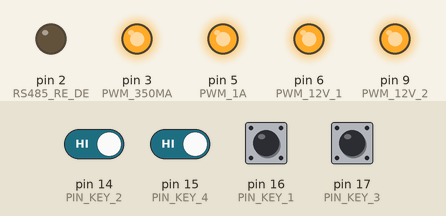
Simulated run of this sketch. Board: Arduino Uno, built with avr-gcc and run on an emulated ATmega328P. Parts: output pins drawn as LEDs (lit = HIGH). The inputs (shaded band) are chosen by the test bench; at power-on: pin 14 (PIN_KEY_2), pin 15 (PIN_KEY_4), pin 16 (PIN_KEY_1), pin 17 (PIN_KEY_3) HIGH. What the sketch prints to the serial monitor is not drawn.

Above: at 1.2 s.
1.3 s: pin 14 (PIN_KEY_2) driven LOW and pin 15 (PIN_KEY_4) driven LOW
4.3 s: pin 16 (PIN_KEY_1) pulled LOW for 0.15 s
7.3 s: pin 17 (PIN_KEY_3) pulled LOW for 0.15 s
10.4 s: pin 14 (PIN_KEY_2) driven HIGH
13.4 s: pin 16 (PIN_KEY_1) pulled LOW for 1 s
16.4 s: pin 14 (PIN_KEY_2) driven LOW
Timing chart, 0 to 19.4 s (numbered marks = the images above; inputs shaded):
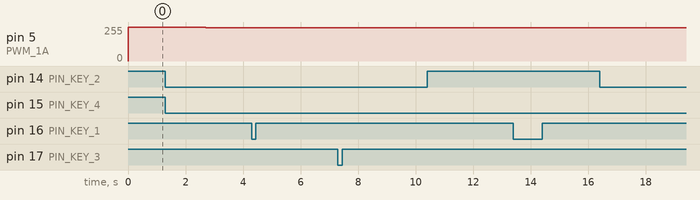

Measured:
- after the input at 1.3 s, pin 5 (PWM_1A): 255/255 → 248/255 after 1.4 s
- after the input at 4.3 s, every drawn part: stays the same
- after the input at 7.3 s, every drawn part: stays the same
- after the input at 10.4 s, every drawn part: stays the same
- after the input at 13.4 s, every drawn part: stays the same
- after the input at 16.4 s, every drawn part: stays the same

The sketch:

MonitorStandLightController.ino
```cpp
#include <SoftwareSerial.h>
#include <avr/pgmspace.h>
#define CIELPWM(a) (pgm_read_word_near(CIEL8 + a)) // CIE Lightness loopup table function
//#define SetBrightness(pin, val) analogWrite (pin, pgm_read_word_near(CIEL8 + 31 - (val & 0x1F)))
#define SetBrightness(pin, val) analogWrite (pin, 255 - val)

#define RS485_R 8
#define RS485_D 7
#define RS485_RE_DE 2
#define PWM_350MA 3
#define PWM_1A 5
#define PWM_12V_1 6
#define PWM_12V_2 9


byte Desired1A = 0;
byte Current1A = 0;
byte Desired350mA = 0;
byte Current350mA = 0;
byte Desired12V_1 = 0;
byte Current12V_1 = 0;
byte Desired12V_2 = 0;
byte Current12V_2 = 0;

SoftwareSerial mySerial(RS485_R, RS485_D);

prog_uint8_t CIEL8[] PROGMEM = {
    0,    1,    2,    3,    4,    5,    7,    9,    12,
    15,    18,    22,    27,    32,    38,    44,    51,    58,
    67,    76,    86,    96,    108,    120,    134,    148,    163,
    180,    197,    216,    235,    255
};

typedef struct {
  unsigned long code;
  byte brightness;
} event_t;

event_t EventTable[] = {
  {0x8AF58877, 0},
  {0x8AF520DF, (31 * 1 + 4) / 9},
  {0x8AF5A05F, (31 * 2 + 4) / 9},
  {0x8AF5609F, (31 * 3 + 4) / 9},
  {0x8AF510EF, (31 * 4 + 4) / 9},
  {0x8AF5906F, (31 * 5 + 4) / 9},
  {0x8AF550AF, (31 * 6 + 4) / 9},
  {0x8AF530CF, (31 * 7 + 4) / 9},
  {0x8AF5B04F, (31 * 8 + 4) / 9},
  {0x8AF5708F, 31},
};

//==========================================================
//
// Button support
//

#define PIN_KEY_1 16
#define PIN_KEY_2 14
#define PIN_KEY_3 17
#define PIN_KEY_4 15

#define KEY_1 0x01
#define KEY_2 0x02
#define KEY_3 0x04
#define KEY_4 0x08

#define DELAY_DEBOUNCE 30
#define DELAY_REPEAT_START 240
#define DELAY_REPEAT 120

byte key = 0;

byte KeyRead (void ) {
  byte key = 0;

  if (digitalRead (PIN_KEY_1) == LOW) {
     key |= KEY_1;
  }

  if (digitalRead (PIN_KEY_2) == LOW) {
     key |= KEY_2;
  }

  if (digitalRead (PIN_KEY_3) == LOW) {
     key |= KEY_3;
  }

  if (digitalRead (PIN_KEY_4) == LOW) {
     key |= KEY_4;
  }

  return key;
}

void UpdateKey (void) {
  uint8_t c;
  static uint8_t id = 0x00;
  static uint8_t key_counter = 0;
  static long lasttime = 0;

  if (millis() == lasttime) {
    return;
  }

  lasttime = millis();

  c = KeyRead();
  if(c == 0) {                    // No key pressed
      id = 0;
      key_counter = 0;
  } else if(c != id) {            // New key differs from the previous one
      id = c;
      key_counter = 0;
  } else {                        // New key is the same as previous one
      key_counter++;
  }
  if(key_counter == DELAY_DEBOUNCE) {     // Debouncing complete - set key pressed
      key = id;
  } else if(key_counter == DELAY_REPEAT_START) {  // Repeated key
      key = id;
      key_counter -= DELAY_REPEAT;
  }
}

//==========================================================
//
// Setup
//

void setup() {

  Serial.begin(57600);
  Serial.println("[Monitor Stand Light Controller 1]");

  //
  // set the data rate for the SoftwareSerial port
  //

  mySerial.begin(9600);
  pinMode(RS485_RE_DE, OUTPUT);
  digitalWrite(RS485_RE_DE, LOW);

  //
  // clear all the global variables - all PWM's to 0
  //

  analogWrite (PWM_350MA, 255);
  analogWrite (PWM_1A, 255);
  analogWrite (PWM_12V_1, 255);
  analogWrite (PWM_12V_2, 255);

  //
  // Make input & enable pull-up resistors on switch pins
  //

  pinMode (PIN_KEY_1, INPUT);
  digitalWrite (PIN_KEY_1, HIGH);
  pinMode (PIN_KEY_2, INPUT);
  digitalWrite (PIN_KEY_2, HIGH);
  pinMode (PIN_KEY_3, INPUT);
  digitalWrite (PIN_KEY_3, HIGH);
  pinMode (PIN_KEY_4, INPUT);
  digitalWrite (PIN_KEY_4, HIGH);

//  TCCR2B = TCCR2B & 0b11111000 | 0x01;
}

//==========================================================
//
// Main loop
//

void loop() {
  static byte i = 0;
  static long int lasttime = 0;
  static long int lasttime10 = 0;

  UpdateKey ();

  //
  // Detect what key is pressed and set the desired light intensity accordingly
  //

#define LED_HIGH 255
#define LED_LOW 7

  if (key & KEY_1) {
    if (Desired350mA == 0) {
      Desired350mA = 127;
    } else {
      Desired350mA = 0;
    }
  }

  if (key & KEY_2) {
    if (Desired1A == 0) {
      Desired1A = LED_LOW;
    } else if (Desired1A == LED_LOW) {
      Desired1A = LED_HIGH;
    } else {
      Desired1A = 0;
    }
  }

  key = 0;

  if (lasttime == millis ()) {
    return;
  }

  lasttime = millis ();

  //
  // Following section of the loop will be executed once per millisecond
  //

  if ((lasttime10 + 10) > millis ()) {
    return;
  }

  lasttime10 = millis ();

  //
  // Rest of the loop will be executed once per 10 milliseconds
  //

  if (Desired350mA > Current350mA) {
    Current350mA++;
    SetBrightness(PWM_350MA, Current350mA);
  } else if (Desired350mA < Current350mA) {
    Current350mA--;
    SetBrightness(PWM_350MA, Current350mA);
  }

  if (Desired1A > Current1A) {
    Current1A++;
    SetBrightness(PWM_1A, Current1A);
  } else if (Desired1A < Current1A) {
    Current1A--;
    SetBrightness(PWM_1A, Current1A);
  }

}
```
